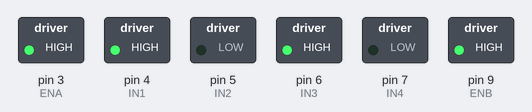
The sketch below on a simulated Arduino Uno, built with avr-gcc and run on an emulated ATmega328P. Parts: switched loads named in the sketch (green lamp = pin HIGH).

Above: at 0.1 s.
Timing chart, 0 to 1.6 s (numbered marks = the images above):
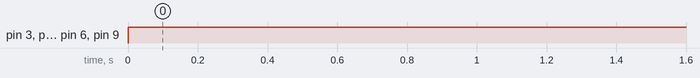

The sketch:

cvDrive.ino
```cpp
/*
 * Trace Case (IGEN330 team 304)
 * Preliminary code to test motor control with computer vision values from Raspberry Pi
 * -Jasleen Shnider, 1/04/2024
 */

String data;
int x_val;
int dist;
const int ENA = 3;
const int IN1 = 4;
const int IN2 = 5;
const int IN3 = 6;
const int IN4 = 7;
const int ENB = 9;

void setup() {
  Serial.begin(9600);
  pinMode(ENA, OUTPUT);
  pinMode(IN1, OUTPUT);
  pinMode(IN2, OUTPUT);
  pinMode(IN3, OUTPUT);
  pinMode(IN4, OUTPUT);
  pinMode(ENB, OUTPUT);
}
void loop() {

  readSerial();

  while (dist > 100) {
    rightMotor(100);
    leftMotor(100);

    delay(10);

    readSerial();
  }

  while (dist > 50) {
    rightMotor(85);
    leftMotor(85);

    delay(10);

    readSerial();
  }

  while (dist < 50) {
    rightMotor(-85);
    leftMotor(-85);

    delay(10);

    readSerial();
  }
}

void readSerial() {
  if (Serial.available() > 0) {
    data = Serial.readStringUntil('\n');
    int comma_index = data.indexOf(",");

    dist = data.substring(0,comma_index).toInt();
    x_val = data.substring(comma_index + 1).toInt();
    delay(10);
  }
}

void rightMotor(int motorSpeed) {
   digitalWrite(ENA, motorSpeed);
   digitalWrite(IN1, HIGH);
   digitalWrite(IN2, LOW);
}

void leftMotor(int motorSpeed) {
    digitalWrite(ENB, motorSpeed);
    digitalWrite(IN3, HIGH);
    digitalWrite(IN4, LOW);
}
```

Measured:
- by itself, pin 3 (ENA), pin 4 (IN1), pin 6 (IN3), pin 9 (ENB): LOW → HIGH at 0.00 s
